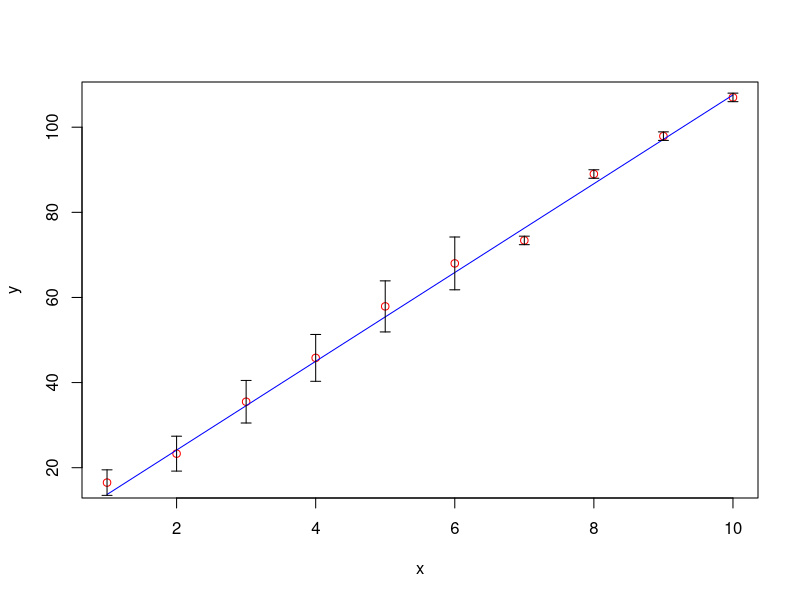
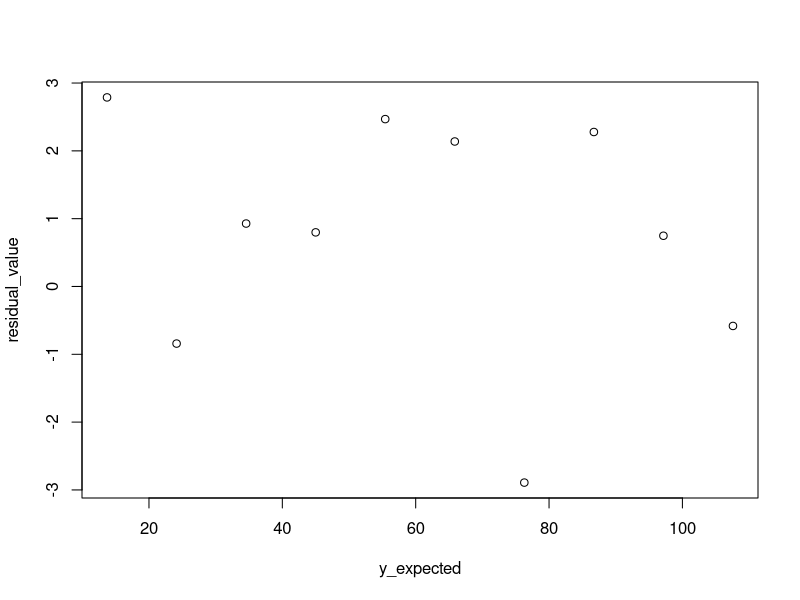

Here is the R script that generated these plots, in order:
#### Linear Regression  fitted line with error

linear_regression_with_error=function(x,y,errors){
  
errors_square=errors**2

## Y_mean
y_mean=mean(y)

## Calculate the value of delta, b_zero and b_one
delta=(sum(1/errors_square)*sum((x**2)/errors_square))-(sum(x/errors_square)*sum(x/errors_square))
b_zero=((sum(y/errors_square)*sum((x**2)/errors_square))-(sum(x/errors_square)*sum(x*y/errors_square)))/delta
b_one=((sum(1/errors_square)*sum((x*y)/errors_square))-(sum(x/errors_square)*sum(y/errors_square)))/delta
print(paste("b_zero : ",b_zero))
print(paste("b_one : ",b_one))


# Expression for the fitted line
y_expected=b_zero+(b_one*x)

## Compute R_square
y_mean=mean(y)
r_square=(sum((y_expected-y_mean)**2))/(sum((y-y_mean)**2))
print(paste("R_square : ", r_square))


## Fitted value
for (i in x){
  print(paste("fitted value for the fixed value of x",x[i]," : ",round(y_expected[i],2)))
}

#### plot the results
plot(x,y,col="red")
lines(x,y_expected,col="blue")
arrows(x,y-errors,x,y+errors,length=0.05,angle=90,code=3)

# Residual plot
residual_value=(y-y_expected)
plot(y_expected,residual_value)

}

x = c(1,2,3,4,5,6,7,8,9,10)
y= c(16.5, 23.3, 35.5, 45.8, 57.9, 68.0, 73.4, 89.0, 97.9, 107.0)
errors = c(3.0, 4.1, 5.0, 5.5, 6.0, 6.2, 1.0, 1.0, 1.0, 1.0)
linear_regression_with_error(x,y,errors)
